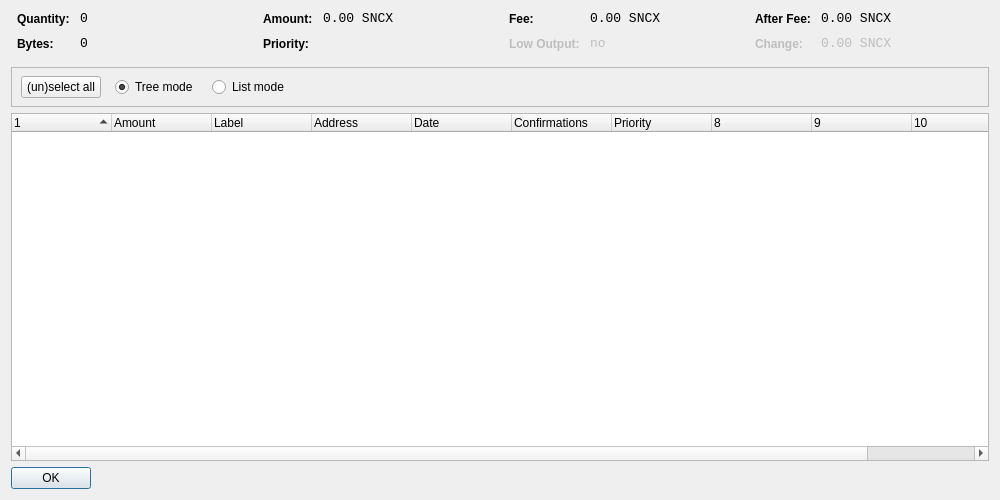
<?xml version="1.0" encoding="UTF-8"?>
<ui version="4.0">
 <class>CoinControlDialog</class>
 <widget class="QDialog" name="CoinControlDialog">
  <property name="geometry">
   <rect>
    <x>0</x>
    <y>0</y>
    <width>1000</width>
    <height>500</height>
   </rect>
  </property>
  <property name="windowTitle">
   <string>Coin Control</string>
  </property>
  <layout class="QVBoxLayout" name="verticalLayout">
   <item>
    <layout class="QHBoxLayout" name="horizontalLayoutTop" stretch="0,0,0,0">
     <property name="topMargin">
      <number>0</number>
     </property>
     <property name="bottomMargin">
      <number>10</number>
     </property>
     <item>
      <layout class="QFormLayout" name="formLayoutCoinControl1">
       <property name="horizontalSpacing">
        <number>10</number>
       </property>
       <property name="verticalSpacing">
        <number>10</number>
       </property>
       <property name="leftMargin">
        <number>6</number>
       </property>
       <property name="rightMargin">
        <number>6</number>
       </property>
       <item row="0" column="0">
        <widget class="QLabel" name="labelCoinControlQuantityText">
         <property name="styleSheet">
          <string notr="true">font-weight:bold;</string>
         </property>
         <property name="text">
          <string>Quantity:</string>
         </property>
        </widget>
       </item>
       <item row="0" column="1">
        <widget class="QLabel" name="labelCoinControlQuantity">
         <property name="font">
          <font>
           <family>Monospace</family>
           <pointsize>10</pointsize>
          </font>
         </property>
         <property name="cursor">
          <cursorShape>IBeamCursor</cursorShape>
         </property>
         <property name="contextMenuPolicy">
          <enum>Qt::ActionsContextMenu</enum>
         </property>
         <property name="text">
          <string notr="true">0</string>
         </property>
         <property name="textInteractionFlags">
          <set>Qt::LinksAccessibleByMouse|Qt::TextSelectableByKeyboard|Qt::TextSelectableByMouse</set>
         </property>
        </widget>
       </item>
       <item row="1" column="0">
        <widget class="QLabel" name="labelCoinControlBytesText">
         <property name="styleSheet">
          <string notr="true">font-weight:bold;</string>
         </property>
         <property name="text">
          <string>Bytes:</string>
         </property>
        </widget>
       </item>
       <item row="1" column="1">
        <widget class="QLabel" name="labelCoinControlBytes">
         <property name="font">
          <font>
           <family>Monospace</family>
           <pointsize>10</pointsize>
          </font>
         </property>
         <property name="cursor">
          <cursorShape>IBeamCursor</cursorShape>
         </property>
         <property name="contextMenuPolicy">
          <enum>Qt::ActionsContextMenu</enum>
         </property>
         <property name="text">
          <string notr="true">0</string>
         </property>
         <property name="textInteractionFlags">
          <set>Qt::LinksAccessibleByMouse|Qt::TextSelectableByKeyboard|Qt::TextSelectableByMouse</set>
         </property>
        </widget>
       </item>
      </layout>
     </item>
     <item>
      <layout class="QFormLayout" name="formLayoutCoinControl2">
       <property name="horizontalSpacing">
        <number>10</number>
       </property>
       <property name="verticalSpacing">
        <number>10</number>
       </property>
       <property name="leftMargin">
        <number>6</number>
       </property>
       <property name="rightMargin">
        <number>6</number>
       </property>
       <item row="0" column="0">
        <widget class="QLabel" name="labelCoinControlAmountText">
         <property name="styleSheet">
          <string notr="true">font-weight:bold;</string>
         </property>
         <property name="text">
          <string>Amount:</string>
         </property>
        </widget>
       </item>
       <item row="0" column="1">
        <widget class="QLabel" name="labelCoinControlAmount">
         <property name="font">
          <font>
           <family>Monospace</family>
           <pointsize>10</pointsize>
          </font>
         </property>
         <property name="cursor">
          <cursorShape>IBeamCursor</cursorShape>
         </property>
         <property name="contextMenuPolicy">
          <enum>Qt::ActionsContextMenu</enum>
         </property>
         <property name="text">
          <string notr="true">0.00 SNCX</string>
         </property>
         <property name="textInteractionFlags">
          <set>Qt::LinksAccessibleByMouse|Qt::TextSelectableByKeyboard|Qt::TextSelectableByMouse</set>
         </property>
        </widget>
       </item>
       <item row="1" column="0">
        <widget class="QLabel" name="labelCoinControlPriorityText">
         <property name="styleSheet">
          <string notr="true">font-weight:bold;</string>
         </property>
         <property name="text">
          <string>Priority:</string>
         </property>
        </widget>
       </item>
       <item row="1" column="1">
        <widget class="QLabel" name="labelCoinControlPriority">
         <property name="font">
          <font>
           <family>Monospace</family>
           <pointsize>10</pointsize>
          </font>
         </property>
         <property name="cursor">
          <cursorShape>IBeamCursor</cursorShape>
         </property>
         <property name="contextMenuPolicy">
          <enum>Qt::ActionsContextMenu</enum>
         </property>
         <property name="text">
          <string/>
         </property>
         <property name="textInteractionFlags">
          <set>Qt::LinksAccessibleByMouse|Qt::TextSelectableByKeyboard|Qt::TextSelectableByMouse</set>
         </property>
        </widget>
       </item>
      </layout>
     </item>
     <item>
      <layout class="QFormLayout" name="formLayoutCoinControl3">
       <property name="horizontalSpacing">
        <number>10</number>
       </property>
       <property name="verticalSpacing">
        <number>10</number>
       </property>
       <property name="leftMargin">
        <number>6</number>
       </property>
       <property name="rightMargin">
        <number>6</number>
       </property>
       <item row="0" column="0">
        <widget class="QLabel" name="labelCoinControlFeeText">
         <property name="styleSheet">
          <string notr="true">font-weight:bold;</string>
         </property>
         <property name="text">
          <string>Fee:</string>
         </property>
        </widget>
       </item>
       <item row="0" column="1">
        <widget class="QLabel" name="labelCoinControlFee">
         <property name="font">
          <font>
           <family>Monospace</family>
           <pointsize>10</pointsize>
          </font>
         </property>
         <property name="cursor">
          <cursorShape>IBeamCursor</cursorShape>
         </property>
         <property name="contextMenuPolicy">
          <enum>Qt::ActionsContextMenu</enum>
         </property>
         <property name="text">
          <string notr="true">0.00 SNCX</string>
         </property>
         <property name="textInteractionFlags">
          <set>Qt::LinksAccessibleByMouse|Qt::TextSelectableByKeyboard|Qt::TextSelectableByMouse</set>
         </property>
        </widget>
       </item>
       <item row="1" column="0">
        <widget class="QLabel" name="labelCoinControlLowOutputText">
         <property name="enabled">
          <bool>false</bool>
         </property>
         <property name="styleSheet">
          <string notr="true">font-weight:bold;</string>
         </property>
         <property name="text">
          <string>Low Output:</string>
         </property>
        </widget>
       </item>
       <item row="1" column="1">
        <widget class="QLabel" name="labelCoinControlLowOutput">
         <property name="enabled">
          <bool>false</bool>
         </property>
         <property name="font">
          <font>
           <family>Monospace</family>
           <pointsize>10</pointsize>
          </font>
         </property>
         <property name="cursor">
          <cursorShape>IBeamCursor</cursorShape>
         </property>
         <property name="contextMenuPolicy">
          <enum>Qt::ActionsContextMenu</enum>
         </property>
         <property name="text">
          <string notr="true">no</string>
         </property>
         <property name="textInteractionFlags">
          <set>Qt::LinksAccessibleByMouse|Qt::TextSelectableByKeyboard|Qt::TextSelectableByMouse</set>
         </property>
        </widget>
       </item>
      </layout>
     </item>
     <item>
      <layout class="QFormLayout" name="formLayoutCoinControl4">
       <property name="horizontalSpacing">
        <number>10</number>
       </property>
       <property name="verticalSpacing">
        <number>10</number>
       </property>
       <property name="leftMargin">
        <number>6</number>
       </property>
       <property name="rightMargin">
        <number>6</number>
       </property>
       <item row="0" column="0">
        <widget class="QLabel" name="labelCoinControlAfterFeeText">
         <property name="styleSheet">
          <string notr="true">font-weight:bold;</string>
         </property>
         <property name="text">
          <string>After Fee:</string>
         </property>
        </widget>
       </item>
       <item row="0" column="1">
        <widget class="QLabel" name="labelCoinControlAfterFee">
         <property name="font">
          <font>
           <family>Monospace</family>
           <pointsize>10</pointsize>
          </font>
         </property>
         <property name="cursor">
          <cursorShape>IBeamCursor</cursorShape>
         </property>
         <property name="contextMenuPolicy">
          <enum>Qt::ActionsContextMenu</enum>
         </property>
         <property name="text">
          <string notr="true">0.00 SNCX</string>
         </property>
         <property name="textInteractionFlags">
          <set>Qt::LinksAccessibleByMouse|Qt::TextSelectableByKeyboard|Qt::TextSelectableByMouse</set>
         </property>
        </widget>
       </item>
       <item row="1" column="0">
        <widget class="QLabel" name="labelCoinControlChangeText">
         <property name="enabled">
          <bool>false</bool>
         </property>
         <property name="styleSheet">
          <string notr="true">font-weight:bold;</string>
         </property>
         <property name="text">
          <string>Change:</string>
         </property>
        </widget>
       </item>
       <item row="1" column="1">
        <widget class="QLabel" name="labelCoinControlChange">
         <property name="enabled">
          <bool>false</bool>
         </property>
         <property name="font">
          <font>
           <family>Monospace</family>
           <pointsize>10</pointsize>
          </font>
         </property>
         <property name="cursor">
          <cursorShape>IBeamCursor</cursorShape>
         </property>
         <property name="contextMenuPolicy">
          <enum>Qt::ActionsContextMenu</enum>
         </property>
         <property name="text">
          <string notr="true">0.00 SNCX</string>
         </property>
         <property name="textInteractionFlags">
          <set>Qt::LinksAccessibleByMouse|Qt::TextSelectableByKeyboard|Qt::TextSelectableByMouse</set>
         </property>
        </widget>
       </item>
      </layout>
     </item>
    </layout>
   </item>
   <item>
    <widget class="QFrame" name="frame">
     <property name="minimumSize">
      <size>
       <width>0</width>
       <height>40</height>
      </size>
     </property>
     <property name="frameShape">
      <enum>QFrame::StyledPanel</enum>
     </property>
     <property name="frameShadow">
      <enum>QFrame::Sunken</enum>
     </property>
     <widget class="QWidget" name="horizontalLayoutWidget">
      <property name="geometry">
       <rect>
        <x>10</x>
        <y>0</y>
        <width>781</width>
        <height>41</height>
       </rect>
      </property>
      <layout class="QHBoxLayout" name="horizontalLayoutPanel" stretch="0,0,0,0,0">
       <property name="spacing">
        <number>14</number>
       </property>
       <item>
        <widget class="QPushButton" name="pushButtonSelectAll">
         <property name="sizePolicy">
          <sizepolicy hsizetype="Maximum" vsizetype="Fixed">
           <horstretch>0</horstretch>
           <verstretch>0</verstretch>
          </sizepolicy>
         </property>
         <property name="text">
          <string>(un)select all</string>
         </property>
        </widget>
       </item>
       <item>
        <widget class="QRadioButton" name="radioTreeMode">
         <property name="sizePolicy">
          <sizepolicy hsizetype="Maximum" vsizetype="Fixed">
           <horstretch>0</horstretch>
           <verstretch>0</verstretch>
          </sizepolicy>
         </property>
         <property name="text">
          <string>Tree mode</string>
         </property>
         <property name="checked">
          <bool>true</bool>
         </property>
        </widget>
       </item>
       <item>
        <widget class="QRadioButton" name="radioListMode">
         <property name="sizePolicy">
          <sizepolicy hsizetype="Maximum" vsizetype="Fixed">
           <horstretch>0</horstretch>
           <verstretch>0</verstretch>
          </sizepolicy>
         </property>
         <property name="text">
          <string>List mode</string>
         </property>
        </widget>
       </item>
       <item>
        <spacer name="horizontalSpacer">
         <property name="orientation">
          <enum>Qt::Horizontal</enum>
         </property>
         <property name="sizeHint" stdset="0">
          <size>
           <width>40</width>
           <height>20</height>
          </size>
         </property>
        </spacer>
       </item>
      </layout>
     </widget>
    </widget>
   </item>
   <item>
    <widget class="CoinControlTreeWidget" name="treeWidget">
     <property name="contextMenuPolicy">
      <enum>Qt::CustomContextMenu</enum>
     </property>
     <property name="sortingEnabled">
      <bool>false</bool>
     </property>
     <property name="columnCount">
      <number>11</number>
     </property>
     <attribute name="headerShowSortIndicator" stdset="0">
      <bool>true</bool>
     </attribute>
     <attribute name="headerStretchLastSection">
      <bool>false</bool>
     </attribute>
     <column>
      <property name="text">
       <string/>
      </property>
     </column>
     <column>
      <property name="text">
       <string>Amount</string>
      </property>
     </column>
     <column>
      <property name="text">
       <string>Label</string>
      </property>
     </column>
     <column>
      <property name="text">
       <string>Address</string>
      </property>
     </column>
     <column>
      <property name="text">
       <string>Date</string>
      </property>
     </column>
     <column>
      <property name="text">
       <string>Confirmations</string>
      </property>
      <property name="toolTip">
       <string>Confirmed</string>
      </property>
     </column>
     <column>
      <property name="text">
       <string>Priority</string>
      </property>
     </column>
     <column>
      <property name="text">
       <string/>
      </property>
     </column>
     <column>
      <property name="text">
       <string/>
      </property>
     </column>
     <column>
      <property name="text">
       <string/>
      </property>
     </column>
     <column>
      <property name="text">
       <string/>
      </property>
     </column>
    </widget>
   </item>
   <item>
    <widget class="QDialogButtonBox" name="buttonBox">
     <property name="sizePolicy">
      <sizepolicy hsizetype="Maximum" vsizetype="Fixed">
       <horstretch>0</horstretch>
       <verstretch>0</verstretch>
      </sizepolicy>
     </property>
     <property name="orientation">
      <enum>Qt::Horizontal</enum>
     </property>
     <property name="standardButtons">
      <set>QDialogButtonBox::Ok</set>
     </property>
    </widget>
   </item>
  </layout>
 </widget>
 <customwidgets>
  <customwidget>
   <class>CoinControlTreeWidget</class>
   <extends>QTreeWidget</extends>
   <header>coincontroltreewidget.h</header>
  </customwidget>
 </customwidgets>
 <resources/>
 <connections/>
</ui>
